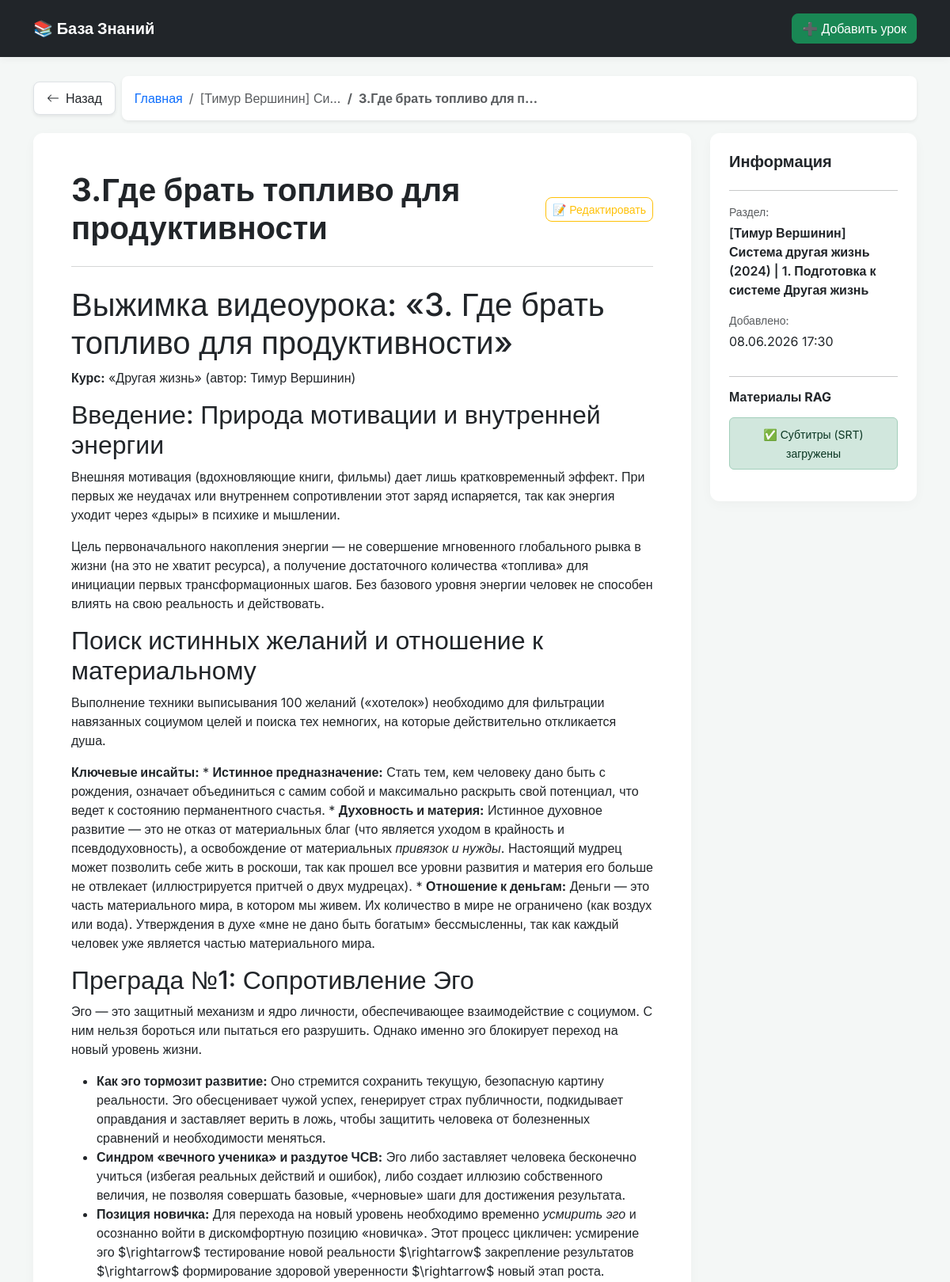
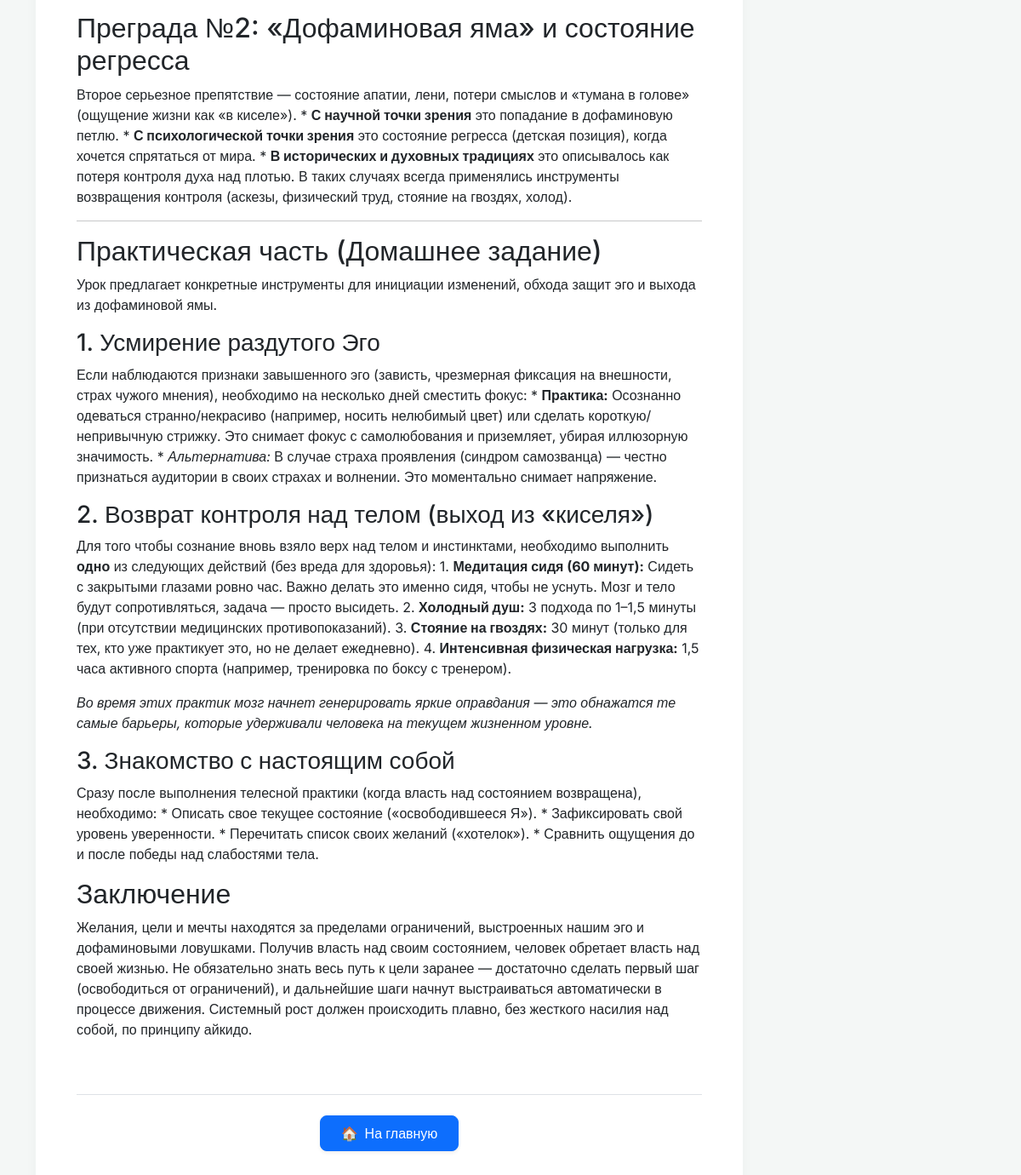
The page /lesson/3 on the database its author committed (2 pictures, top to bottom).
### models.py (models this page shows)
class Lesson(Base):
    __tablename__ = "lessons"
    id = Column(Integer, primary_key=True, index=True)
    title = Column(String, index=True, nullable=False)  # Название урока
    course_name = Column(String, index=True, nullable=False)  # Название модуля/курса
    summary_content = Column(Text, nullable=True)  # Текст выжимки (result.md)
    raw_transcript = Column(Text, nullable=True)  # Сырой транскрипт (.txt)
    srt_content = Column(Text, nullable=True)  # Тайминги (.srt)
    created_at = Column(DateTime(timezone=True), server_default=func.now())

### main.py (the view)
@app.get("/lesson/{lesson_id}", response_class=HTMLResponse)
async def read_lesson(lesson_id: int, request: Request, db: Session = Depends(get_db)):
    lesson = db.query(models.Lesson).filter(models.Lesson.id == lesson_id).first()
    if not lesson:
        raise HTTPException(status_code=404, detail="Lesson not found")
    html_summary = ""
    if lesson.summary_content:
        html_summary = markdown.markdown(
            lesson.summary_content, extensions=["fenced_code", "tables"]
        )
    return templates.TemplateResponse(
        request=request,
        name="lesson.html",
        context={"lesson": lesson, "html_summary": html_summary},
    )

### templates/lesson.html
{% extends "base.html" %} {% block content %}
<div class="row">
  <div class="col-12 mb-3">
    <div class="d-flex align-items-center flex-wrap gap-2">
      <a
        href="/"
        class="btn btn-white bg-white text-dark shadow-sm border py-2 px-3 d-inline-flex align-items-center"
        style="border-radius: 8px"
      >
        <svg
          xmlns="http://www.w3.org/2000/svg"
          width="16"
          height="16"
          fill="currentColor"
          class="bi bi-arrow-left me-2"
          viewBox="0 0 16 16"
        >
          <path
            fill-rule="evenodd"
            d="M15 8a.5.5 0 0 0-.5-.5H2.707l3.147-3.146a.5.5 0 1 0-.708-.708l-4 4a.5.5 0 0 0 0 .708l4 4a.5.5 0 0 0 .708-.708L2.707 8.5H14.5A.5.5 0 0 0 15 8"
          />
        </svg>
        Назад
      </a>
      <nav aria-label="breadcrumb" class="flex-grow-1">
        <ol
          class="breadcrumb bg-white p-3 rounded-3 shadow-sm m-0 d-flex align-items-center"
        >
          <li class="breadcrumb-item">
            <a href="/" class="text-decoration-none">Главная</a>
          </li>
          <li
            class="breadcrumb-item text-muted text-truncate"
            style="max-width: 200px"
          >
            {{ lesson.course_name }}
          </li>
          <li
            class="breadcrumb-item active fw-bold text-truncate"
            style="max-width: 250px"
            aria-current="page"
          >
            {{ lesson.title }}
          </li>
        </ol>
      </nav>
    </div>
  </div>
</div>
<div class="row">
  <div class="col-lg-9 mb-4">
    <div class="card p-4 p-md-5 bg-white">
      <div
        class="d-flex flex-column flex-md-row justify-content-between align-items-md-center mb-4"
      >
        <h1 class="text-dark fw-bold mb-3 mb-md-0">{{ lesson.title }}</h1>
        <a
          href="/lesson/{{ lesson.id }}/edit"
          class="btn btn-outline-warning btn-sm text-nowrap"
          >📝 Редактировать</a
        >
      </div>
      <hr class="mt-0 mb-4 text-muted" />
      <div class="markdown-body">{{ html_summary | safe }}</div>
      <div class="mt-5 pt-4 border-top text-center">
        <a
          href="/"
          class="btn btn-primary px-4 py-2 shadow-sm d-inline-flex align-items-center"
          style="border-radius: 8px"
        >
          <span class="me-2">🏠</span> На главную
        </a>
      </div>
    </div>
  </div>
  <div class="col-lg-3">
    <div class="card p-4 bg-white sticky-top" style="top: 20px">
      <h5 class="fw-bold">Информация</h5>
      <hr />
      <div class="mb-3">
        <small class="text-muted d-block mb-1">Раздел:</small>
        <span class="fw-semibold">{{ lesson.course_name }}</span>
      </div>
      <div class="mb-3">
        <small class="text-muted d-block mb-1">Добавлено:</small>
        <span>{{ lesson.created_at.strftime('%d.%m.%Y %H:%M') }}</span>
      </div>
      <hr />
      <h6 class="fw-bold mb-3">Материалы RAG</h6>
      {% if lesson.srt_content %}
      <div class="alert alert-success p-2 text-center" role="alert">
        <small>✅ Субтитры (SRT) загружены</small>
      </div>
      {% else %}
      <div class="alert alert-secondary p-2 text-center" role="alert">
        <small>❌ Нет файла субтитров</small>
      </div>
      {% endif %}
    </div>
  </div>
</div>
{% endblock %}

### templates/base.html (style rules this page uses)
body { font-family: "Inter", sans-serif; background-color: #f4f7f6; color: #333; }
.card { border: none; border-radius: 12px; box-shadow: 0 4px 15px rgba(0, 0, 0, 0.03) !important; transition: transform 0.2s ease-in-out; }
.btn { border-radius: 8px; font-weight: 500; }

### rows shown on the page
Lesson: course_name "[Тимур Вершинин] Си…", title "3.Где брать топливо для п…", title "3.Где брать топливо для продуктивности", course_name "[Тимур Вершинин] Система другая жизнь (2024) | 1. Подготовка к системе Другая жизнь", created_at "08.06.2026 17:30"
